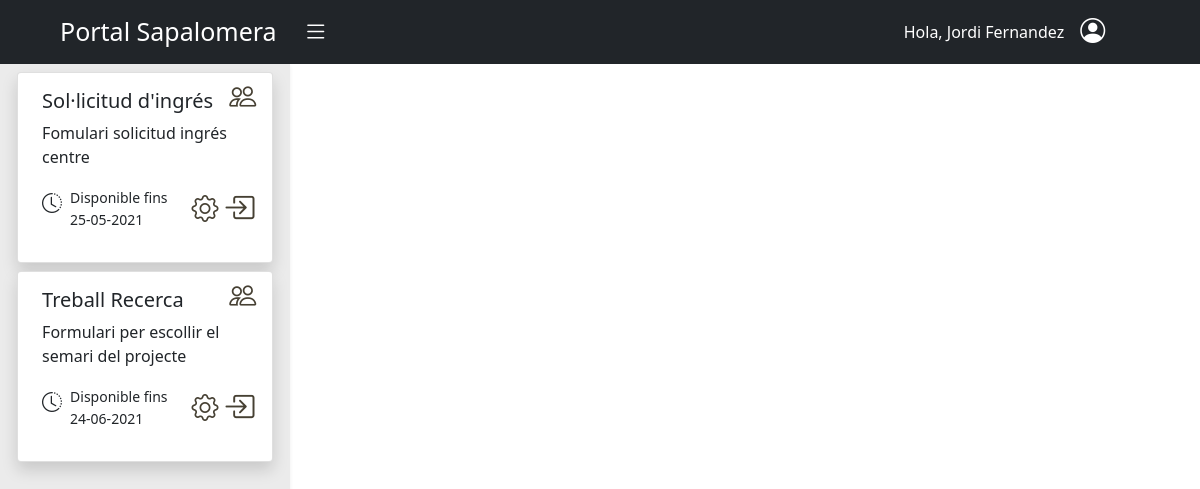
The app's page /aplicacions/ (signed in) with its own data.
### aplicacions/models.py (models this page shows, shortened)
class Aplicacio(models.Model):
    nom = models.CharField(max_length=30)
    descripcio = models.CharField(max_length=200)
    data_limit_inici = models.DateField()
    data_limit_fi = models.DateField()
    url_acces = models.CharField(max_length=60,blank=True)
    url_backend = models.CharField(max_length=60,blank=True)
    llista_grups = models.ManyToManyField(Group,blank=True)
    llista_encarregats = models.ManyToManyField(User,limit_choices_to={"rol__id_rol":1},blank=True)
    objects = models.Manager()
    llistatAplicacions= LListaAplicacions()
    class Meta:
        verbose_name_plural = 'Aplicacions'

### aplicacions/views.py (the view)
# urls.py: path('', AplicacioLlistatView.as_view(), name='llistat-aplicacio'),
class AplicacioLlistatView(LoginRequiredMixin, generic.ListView):
    template_name = "aplicacions/llistar_aplicacions.html"
    context_object_name = "llista_aplicacions"
    def get_queryset(self):
       aplicacions =  Aplicacio.llistatAplicacions.per_usuari(self.request.user)
       return aplicacions

### aplicacions/modelManagers.py (called while the page is built)
    def per_usuari(self, user):
        today = date.today()
        if user.is_staff:
            return self.get_queryset().all()
        if user.rol.id_rol == 1:
            return self.get_queryset().filter(llista_encarregats__exact=user)
        else:
            return self.get_queryset().filter(llista_grups__in=user.groups.all()).filter(data_limit_fi__gte=today,data_limit_inici__lte=today).distinct()

### aplicacions/templates/aplicacions/llistar_aplicacions.html (shortened to what this page needs)
{% extends "base.html" %} {% block content %}
<div id="wrapper">
    <div class="container-fluid">
        <div id="sidebar-wrapper" class="color-sidebar shadow-sm" style="height:99vh">
            <ul class="sidebar-nav ">
                <div class="row d-flex justify-content-center">
                    <div class="col-11">
                        {% if llista_aplicacions %} {% for aplicacio in llista_aplicacions %}
                        <div class="card mx-1 mt-2 shadow  rounded-2">
                            {% if user.rol.id_rol == 1 or user.is_staff %}
                            <div id="gestioGrupsIcon"  role="button">
                                <a href="{% url 'aplicacions:llistar-grups-encarregats' aplicacio.id %}"><i class="icones-color bi bi-people" style="font-size: 27px;"></i></a>
                            </div>
                            {% endif %}
                            <div class="card-body  ms-2">
                                <h5 class="card-title ">{{ aplicacio.nom }}</h5>
                                <p class="card-text">{{ aplicacio.descripcio }}</p>
                                <div class="row">
                                    <div class="col-1  me-1 mt-1 ">
                                        <i class="bi bi-clock-history fa-9x" style="font-size: 20px;"></i>
                                    </div>
                                    <div class="col-md-auto">
                                        <small>
                                            Disponible fins
                                            <p>{{ aplicacio.data_limit_fi | date:'d-m-Y' }}</p>
                                        </small>
                                    </div>
                                    {% if user.rol.id_rol == 1 or user.is_staff %}
                                    <div role="button" class="col-1 mt-1">
                                        <a {% if aplicacio.url_backend %} href="{% url aplicacio.url_backend %}" {% endif %}><i class="icones-color bi bi-gear" style="font-size: 27px;"></i></a>
                                    </div>
                                    {% endif %}
                                    <div role="button" class="col-1 ms-2">
                                        <a {% if aplicacio.url_acces  %} href="{% url aplicacio.url_acces %}" {% endif %}><i class="icones-color bi bi-box-arrow-in-right" style="font-size: 31px;"></i></a>
                                    </div>
                                </div>
                            </div>
                        </div>
                        {% endfor %}
                        {% endif %}
                    </div>
                </div>
            </ul>
        </div>
        <div id="page-content-wrapper" class="overflow-auto" style="height:85vh">
        </div>
    </div>
</div>
{% endblock content %}

### templates/navbar.html (shortened to what this page needs)
<nav class="navbar navbar-expand-lg navbar-dark  bg-dark">
  <div class="container-fluid">
    <a class="navbar-brand ps-5" style="font-size: 25px;">
      Portal Sapalomera
      <i id="menu-toggle" type="button" class="navbar-toggle collapsed bg-dark bi bi-list" style="padding-left: 20px; font-size:25px;"collapse" data-target="#navbar" aria-expanded="false" aria-controls="navbar"></i>
    </a>
    <div style="margin-right: 5%;">
      <ul class="navbar-nav" >
        <li class="nav-item"><a class="nav-link" style="color: white;" >Hola, {{user.get_full_name}}</a></li>
        <div class="dropdown pe-4">
          <a class="p-0 ps-2 text-dark" role="button" id="dropdownMenuLink"  data-bs-toggle="dropdown" aria-expanded="false">
            <i class=" bi bi-person-circle text-white" style="font-size: 25px;"></i>
          </a>
        </div>
      </ul>
    </div>
  </div>
</nav>

### static/css/style.css (style rules this page uses)
#wrapper { padding-left: 0; -webkit-transition: all 0.5s ease; -moz-transition: all 0.5s ease; -o-transition: all 0.5s ease; transition: all 0.5s ease; }
.color-sidebar { background:#EBEBEB !important; }
#sidebar-wrapper { overflow-y: scroll; overflow-x: hidden; position: fixed; left: 290px; z-index: 1000; overflow-y: auto; margin-left: -290px; width: 0; height: 100%; background:#212529; -webkit-transition: all 0.5s ease; -moz-transition: all 0.5s ease; -o-transition: all 0.5s ease; transition: all 0.5s ease; }
#page-content-wrapper { padding: 15px; width: 100%; }
#gestioGrupsIcon { position: absolute; left: 80%; top: 0; transform: translate(30%, 10%); }
.icones-color { color:#464033; }
.sidebar-nav { position: absolute; top: 0; margin: 0; padding: 0; width: 290px; list-style: none; }
@media (min-width: 768px) { #wrapper { padding-left: 290px; } }
@media (min-width: 768px) { #sidebar-wrapper { width: 290px; } }
@media (min-width: 768px) { #page-content-wrapper { padding: 20px; } }

### records on screen
Aplicacio: nom "Sol·licitud d'ingrés", descripcio "Fomulari solicitud ingrés centre", data_limit_fi "25-05-2021"
Aplicacio: nom "Treball Recerca", descripcio "Formulari per escollir el semari del projecte", data_limit_fi "24-06-2021"

### other values on screen
{{ user.get_full_name }} "Jordi Fernandez"
